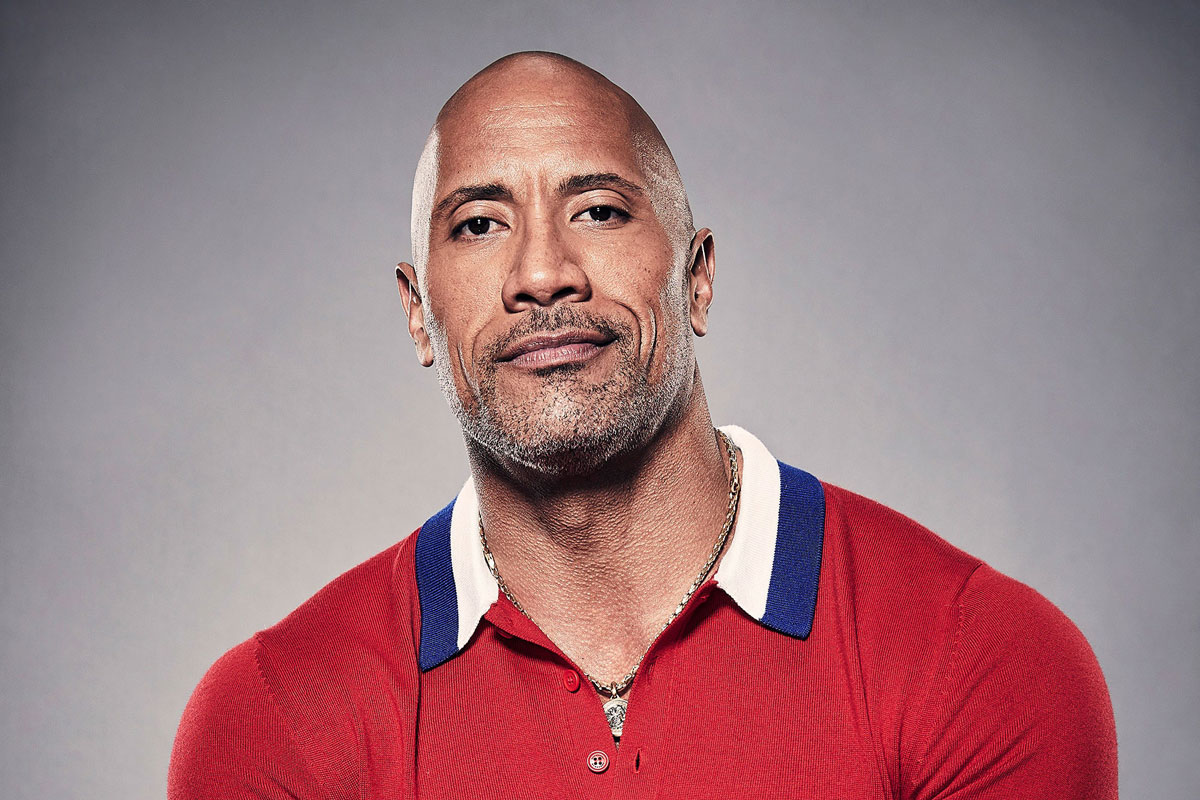
#> input picture test.jpg, 1200 x 800 px, given in place of the camera
$ python zoom.py
#> lines starting #> are read from the running program, lines starting #| are printed output that depends on the picture; after the words box and inside, x2 and y2 are one past the last pixel; in counts of white or black regions, pixels touching at a corner belong together
### Joren1/Frame.py
import cv2


def lerp(a, b, c):
    return int((c * a) + ((1 - c) * b))


def largestBox(boxes):
    lrg_width = 0
    lrg_box = None
    for box in boxes:
        if box[2] > lrg_width:
            lrg_box = BoundingBox(box[0], box[1], box[2], box[3])
            lrg_width = box[2]
    return lrg_box


class BoundingBox:
    def __init__(self, x, y, w, h):
        self.dim = [x, y, w, h]

    # [6 lines left out: function lerpShape, not called in this run]


class Frame:
    boxIsVisible = False

    def __init__(self, img, box):
        self.zoom = 0.4
        self.img = img
        self.box = box
        x, y, w, h = box.dim
        self.postFilterBox = BoundingBox(x, y, w, h)

    # zet een waarde tussen 0.01 en 0.99
    def setZoom(self, amount):
        self.zoom = min(max(amount, 0.01), 0.99)

    def filter(self):

        # Declare basic variables
        screenHeight = self.img.shape[0]
        screenWidth = self.img.shape[1]
        screenRatio = float(screenWidth) / screenHeight

        (boxX, boxY, boxW, boxH) = self.box.dim
        distX1 = boxX
        distY1 = boxY                               # dist refers to the distances in front of and
        distX2 = screenWidth - distX1 - boxW        # behind the face detection box
        distY2 = screenHeight - distY1 - boxH       # EX: |---distX1----[ :) ]--distX2--|

        # Equalize x's and y's to shortest length
        if distX1 > distX2:
            distX1 = distX2
        if distY1 > distY2:
            distY1 = distY2

        distX = distX1      # Set to an equal distance value
        distY = distY1

        # Trim sides to match original aspect ratio
        centerX = distX + (boxW / 2.0)
        centerY = distY + (boxH / 2.0)
        distsRatio = centerX / centerY

        if screenRatio < distsRatio:
            offset = centerX - (centerY * screenRatio)
            distX -= offset
        elif screenRatio > distsRatio:
            offset = centerY - (centerX / screenRatio)
            distY -= offset

        # Make screen to box ratio constant
        # (constant can be changed as ZOOM in main.py)
        """if screenWidth > screenHeight:
            distX = min(0.5 * ((boxW / self.zoom) - boxW), distX)
            distY = min(((1.0 / screenRatio) * (distX + (boxW / 2.0))) - (boxH / 2.0), distY)
        else:
            distY = min(0.5 * ((boxH / self.zoom) - boxH), distY)
            distX = min((screenRatio * (distY + (boxH / 2.0))) - (boxW / 2.0), distX)"""

        # Crop image to match distance values
        newX = int(boxX - distX)
        newY = int(boxY - distY)
        newW = int(2 * distX + boxW)
        newH = int(2 * distY + boxH)
        self.crop([newX, newY, newW, newH])

        # Resize image to fit original resolution
        resizePercentage = float(screenWidth) / newW
        self.img = cv2.resize(self.img, (screenWidth, screenHeight))
        for i in range(4):
            self.postFilterBox.dim[i] = int(self.postFilterBox.dim[i] * resizePercentage)

        # Flip Filtered image on y-axis
        self.img = cv2.flip(self.img, 2)

    def drawBox(self):
        (x, y, w, h) = self.postFilterBox.dim
        if x > 0:
            cv2.rectangle(self.img, (x, y), (x + w, y + h), (255, 255, 255), 2)

    def crop(self, dim):
        x, y, w, h = dim
        self.img = self.img[y:y + h, x:x + w]
        self.postFilterBox.dim[0] -= x
        self.postFilterBox.dim[1] -= y

    def show(self):
        if self.boxIsVisible:
            self.drawBox()
        cv2.imshow("Dolly Zoom", self.img)

### Joren1/zoom.py
from Frame import *
import numpy as np

##############################################################################################
#       SETTINGS        # What worked best for me:
##############################################################################################
ZOOM = 0.1             # Medium = 0.2 to 0.3,    Close = 0.35 to 0.5
SHOW_BOX = True         # Show face detection box around the largest detected face
SCALE_FACTOR = 1.22     # Medium = 1.2,     Close = 1.14
MIN_NEIGHBORS = 8       # 8
MINSIZE = (60, 60)    # Medium = (60, 60),    Close = (120, 120)
##############################################################################################
##############################################################################################

CASC_PATH = "haarcascade_frontalface_default.xml"

# Create cascade
faceCascade = cv2.CascadeClassifier(CASC_PATH)
# Capture from camera
cap = cv2.VideoCapture(0)

# Create global detection box for steady screen transformation
box = BoundingBox(-1, -1, -1, -1)


print("Press \'ESC\' to exit")
while True:
    # Read image
    _, img = cap.read(0)
#> img is the input picture: shape (800, 1200, 3); mean B, G, R 127.8, 122.1, 159.2

    # Approximate phone camera resolution testing
    # widOff = int(img.shape[1] / 3.0)
    # img = img[0:img.shape[0], widOff:img.shape[1] - widOff]

    # Grayscale image for facial box detection
    gray = cv2.cvtColor(img, cv2.COLOR_BGR2GRAY)
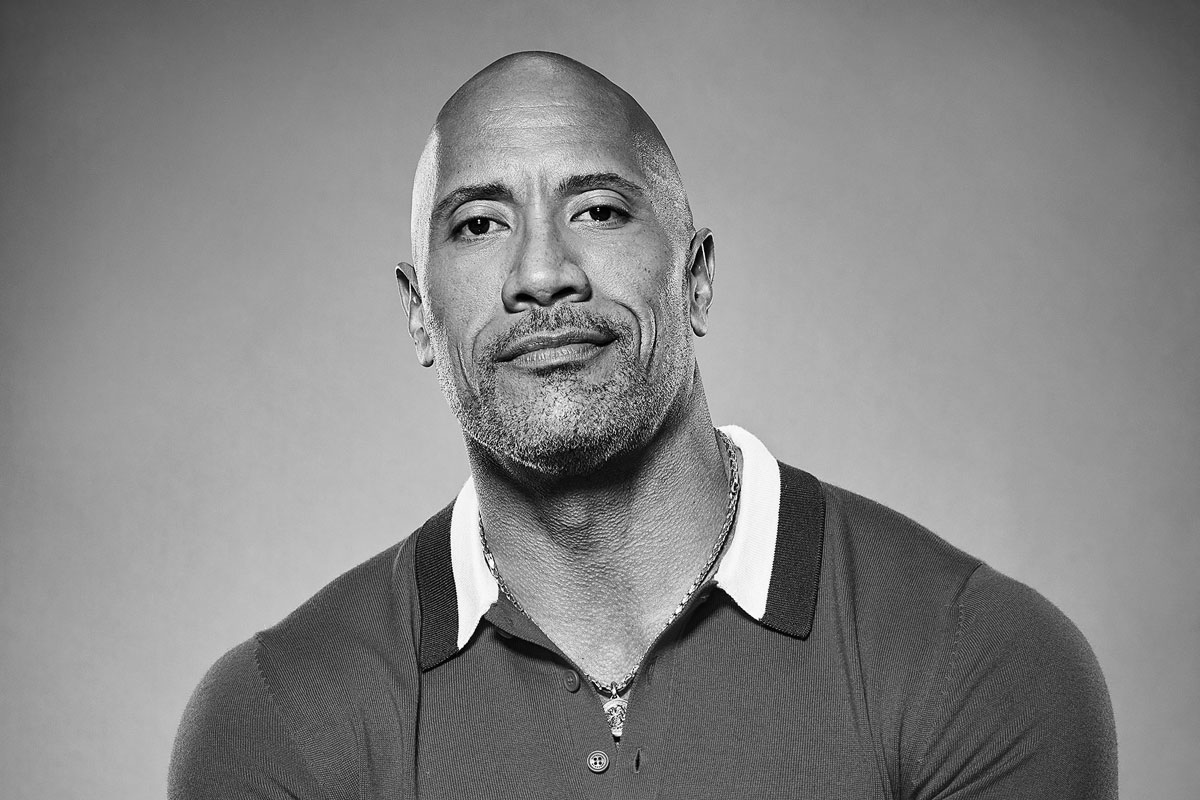
#> gray: shape (800, 1200); min 0, max 255, mean 133.9
    boxes = faceCascade.detectMultiScale(
        gray,
        scaleFactor=SCALE_FACTOR,
        minNeighbors=MIN_NEIGHBORS,
        minSize=MINSIZE,
    )
#> boxes = [[397, 100, 298, 298]]
    boxes = np.array(boxes)

    # Linear interpolate bounding box to dimensions of largest detected box
    if boxes.size > 0:
        boxLrg = largestBox(boxes)
#> the loop in largestBox, `for box in boxes:` made 1 pass
#> lrg_width on pass 1: 298
#> after the loop in largestBox, `for box in boxes:`: lrg_width = 298
        if box.dim[0] == -1:
            box = boxLrg
        else:
            box.lerpShape(boxLrg)

    # Setup frame properties and perform filter
    frame = Frame(img, box)
#> in __init__, `x, y, w, h = box.dim`: x = 397; y = 100; w = 298
    frame.boxIsVisible = SHOW_BOX
    frame.setZoom(ZOOM)
    frame.filter()
#> in crop, `self.img = self.img[y:y + h, x:x + w]`:
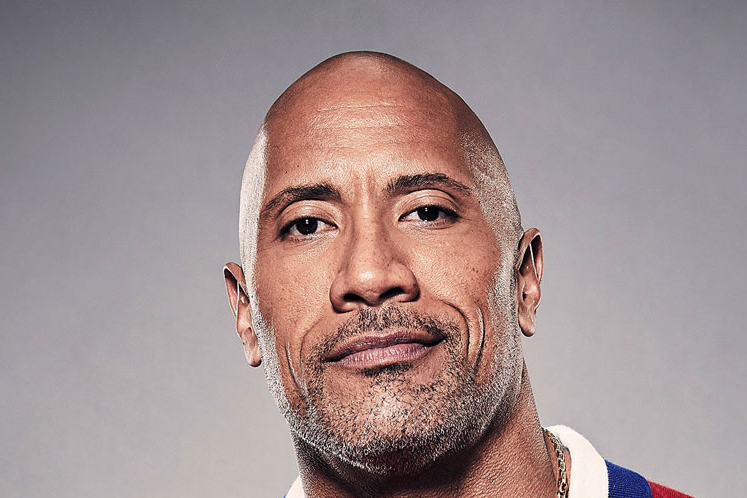
#> self.img: shape (498, 747, 3); mean B, G, R 144.2, 144, 160.7
#> in filter, `self.img = cv2.flip(self.img, 2)`:
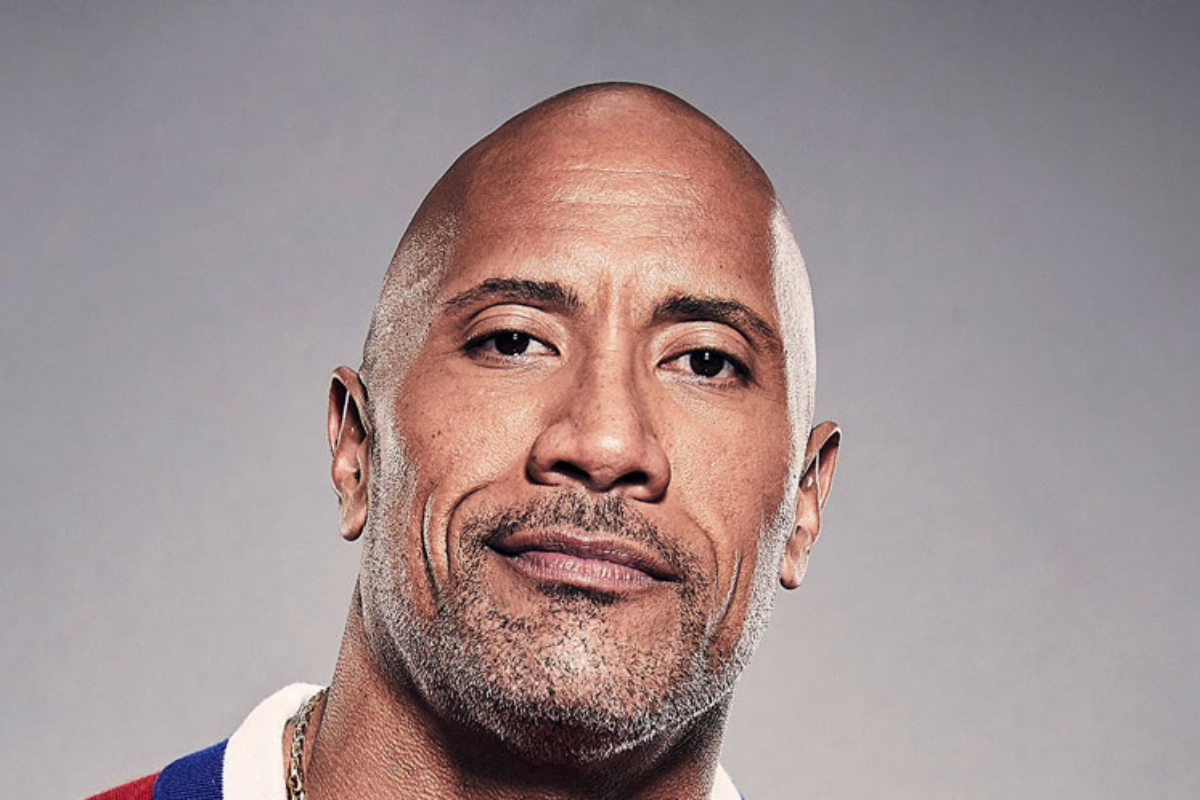
#> self.img: shape (800, 1200, 3); mean B, G, R 144.1, 143.9, 160.6
    box = frame.box

    # Display filtered image as an OpenCV window
    frame.show()
#> in drawBox, `(x, y, w, h) = self.postFilterBox.dim`: x = 361; y = 160; w = 478
#> in drawBox, `cv2.rectangle(self.img, (x, y), (x + w, y + h), (255, 255, 255), 2)`:
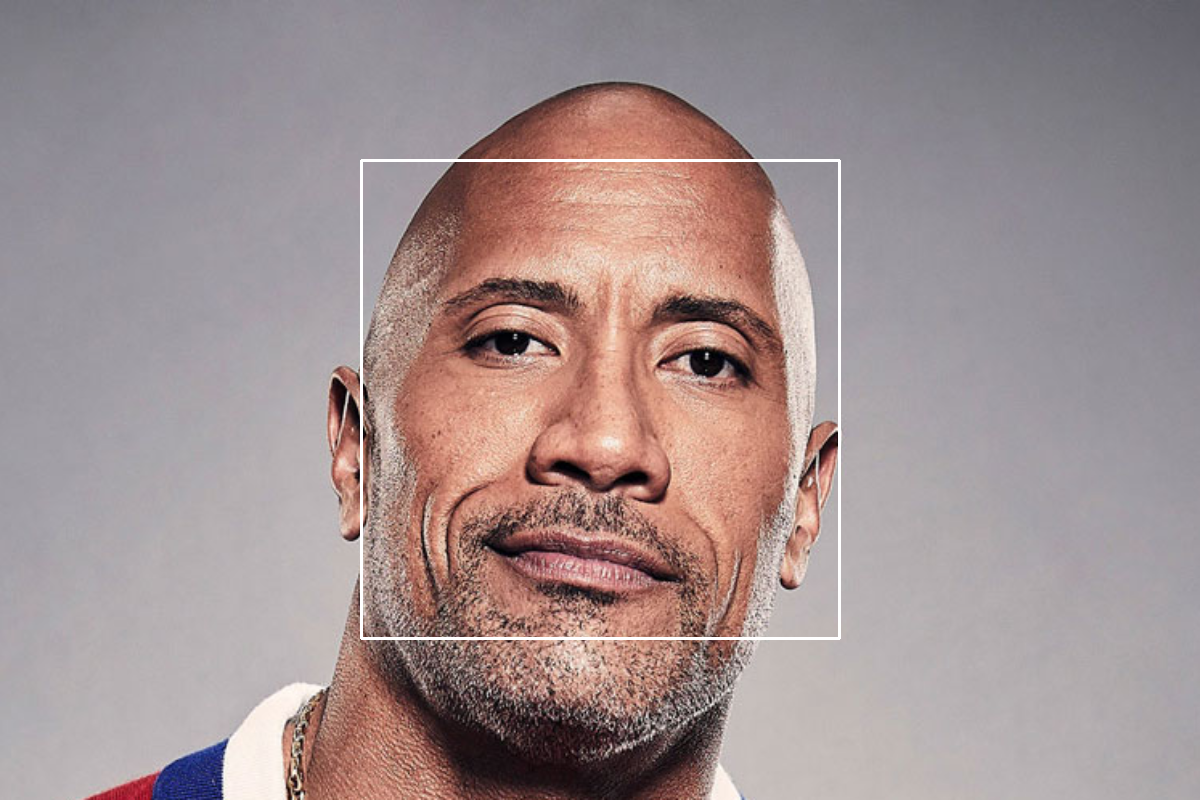
#> self.img: shape (800, 1200, 3); 0.6% of pixels changed, all inside (x1, y1, x2, y2) = (360, 159, 841, 640)
    cv2.imshow("beeld",img)
    # Stop if escape key is pressed
    k = cv2.waitKey(30)
#> (key Esc is pressed here)

    if k == 27:
        break
    if k == 49:
        SHOW_BOX = not SHOW_BOX
    if k == 50:
        ZOOM = max(ZOOM - 0.05, 0.01)
        print(ZOOM)
    if k == 51:
        ZOOM = min(ZOOM + 0.05, 0.99)
        print(ZOOM)

# Release the VideoCapture object
cap.release()
